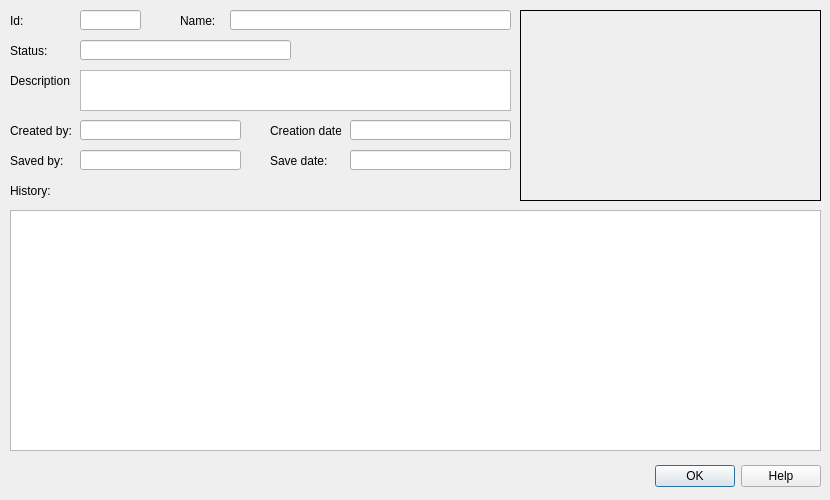
<?xml version="1.0" encoding="UTF-8"?>
<ui version="4.0">
 <class>wrk_session_details_dialog</class>
 <widget class="QDialog" name="wrk_session_details_dialog">
  <property name="geometry">
   <rect>
    <x>0</x>
    <y>0</y>
    <width>830</width>
    <height>500</height>
   </rect>
  </property>
  <property name="minimumSize">
   <size>
    <width>830</width>
    <height>500</height>
   </size>
  </property>
  <property name="maximumSize">
   <size>
    <width>830</width>
    <height>500</height>
   </size>
  </property>
  <property name="windowTitle">
   <string>URMHS - Work session detail</string>
  </property>
  <widget class="QDialogButtonBox" name="buttonBox">
   <property name="geometry">
    <rect>
     <x>650</x>
     <y>460</y>
     <width>171</width>
     <height>32</height>
    </rect>
   </property>
   <property name="orientation">
    <enum>Qt::Horizontal</enum>
   </property>
   <property name="standardButtons">
    <set>QDialogButtonBox::Help|QDialogButtonBox::Ok</set>
   </property>
  </widget>
  <widget class="QTextEdit" name="wrk_session_descr">
   <property name="geometry">
    <rect>
     <x>80</x>
     <y>70</y>
     <width>431</width>
     <height>41</height>
    </rect>
   </property>
  </widget>
  <widget class="QLineEdit" name="wrk_session_name">
   <property name="geometry">
    <rect>
     <x>230</x>
     <y>10</y>
     <width>281</width>
     <height>20</height>
    </rect>
   </property>
  </widget>
  <widget class="QLabel" name="label_2">
   <property name="geometry">
    <rect>
     <x>10</x>
     <y>70</y>
     <width>61</width>
     <height>21</height>
    </rect>
   </property>
   <property name="text">
    <string>Description:</string>
   </property>
  </widget>
  <widget class="QLabel" name="label_3">
   <property name="geometry">
    <rect>
     <x>10</x>
     <y>120</y>
     <width>71</width>
     <height>21</height>
    </rect>
   </property>
   <property name="text">
    <string>Created by:</string>
   </property>
  </widget>
  <widget class="QLabel" name="label">
   <property name="geometry">
    <rect>
     <x>180</x>
     <y>10</y>
     <width>41</width>
     <height>21</height>
    </rect>
   </property>
   <property name="text">
    <string>Name:</string>
   </property>
  </widget>
  <widget class="QLabel" name="label_5">
   <property name="geometry">
    <rect>
     <x>10</x>
     <y>10</y>
     <width>31</width>
     <height>21</height>
    </rect>
   </property>
   <property name="text">
    <string>Id:</string>
   </property>
  </widget>
  <widget class="QLineEdit" name="wrk_session_id">
   <property name="geometry">
    <rect>
     <x>80</x>
     <y>10</y>
     <width>61</width>
     <height>20</height>
    </rect>
   </property>
  </widget>
  <widget class="QLineEdit" name="created_by">
   <property name="geometry">
    <rect>
     <x>80</x>
     <y>120</y>
     <width>161</width>
     <height>20</height>
    </rect>
   </property>
  </widget>
  <widget class="QLabel" name="label_7">
   <property name="geometry">
    <rect>
     <x>270</x>
     <y>120</y>
     <width>71</width>
     <height>21</height>
    </rect>
   </property>
   <property name="text">
    <string>Creation date:</string>
   </property>
  </widget>
  <widget class="QLineEdit" name="creation_date">
   <property name="geometry">
    <rect>
     <x>350</x>
     <y>120</y>
     <width>161</width>
     <height>20</height>
    </rect>
   </property>
  </widget>
  <widget class="QLabel" name="label_8">
   <property name="geometry">
    <rect>
     <x>10</x>
     <y>40</y>
     <width>47</width>
     <height>21</height>
    </rect>
   </property>
   <property name="text">
    <string>Status:</string>
   </property>
  </widget>
  <widget class="QLineEdit" name="wrk_session_status">
   <property name="geometry">
    <rect>
     <x>80</x>
     <y>40</y>
     <width>211</width>
     <height>20</height>
    </rect>
   </property>
  </widget>
  <widget class="QLabel" name="label_6">
   <property name="geometry">
    <rect>
     <x>10</x>
     <y>150</y>
     <width>71</width>
     <height>21</height>
    </rect>
   </property>
   <property name="text">
    <string>Saved by:</string>
   </property>
  </widget>
  <widget class="QLineEdit" name="save_date">
   <property name="geometry">
    <rect>
     <x>350</x>
     <y>150</y>
     <width>161</width>
     <height>20</height>
    </rect>
   </property>
  </widget>
  <widget class="QLineEdit" name="saved_by">
   <property name="geometry">
    <rect>
     <x>80</x>
     <y>150</y>
     <width>161</width>
     <height>20</height>
    </rect>
   </property>
  </widget>
  <widget class="QLabel" name="label_9">
   <property name="geometry">
    <rect>
     <x>270</x>
     <y>150</y>
     <width>71</width>
     <height>21</height>
    </rect>
   </property>
   <property name="text">
    <string>Save date:</string>
   </property>
  </widget>
  <widget class="QTableWidget" name="wrk_session_history_list">
   <property name="geometry">
    <rect>
     <x>10</x>
     <y>210</y>
     <width>811</width>
     <height>241</height>
    </rect>
   </property>
  </widget>
  <widget class="QLabel" name="label_10">
   <property name="geometry">
    <rect>
     <x>10</x>
     <y>180</y>
     <width>71</width>
     <height>21</height>
    </rect>
   </property>
   <property name="text">
    <string>History:</string>
   </property>
  </widget>
  <widget class="QLabel" name="lbl_image">
   <property name="geometry">
    <rect>
     <x>520</x>
     <y>10</y>
     <width>301</width>
     <height>191</height>
    </rect>
   </property>
   <property name="frameShape">
    <enum>QFrame::Box</enum>
   </property>
   <property name="text">
    <string/>
   </property>
   <property name="scaledContents">
    <bool>true</bool>
   </property>
  </widget>
 </widget>
 <resources/>
 <connections>
  <connection>
   <sender>buttonBox</sender>
   <signal>accepted()</signal>
   <receiver>wrk_session_details_dialog</receiver>
   <slot>accept()</slot>
   <hints>
    <hint type="sourcelabel">
     <x>248</x>
     <y>254</y>
    </hint>
    <hint type="destinationlabel">
     <x>157</x>
     <y>274</y>
    </hint>
   </hints>
  </connection>
  <connection>
   <sender>buttonBox</sender>
   <signal>rejected()</signal>
   <receiver>wrk_session_details_dialog</receiver>
   <slot>reject()</slot>
   <hints>
    <hint type="sourcelabel">
     <x>316</x>
     <y>260</y>
    </hint>
    <hint type="destinationlabel">
     <x>286</x>
     <y>274</y>
    </hint>
   </hints>
  </connection>
 </connections>
</ui>
